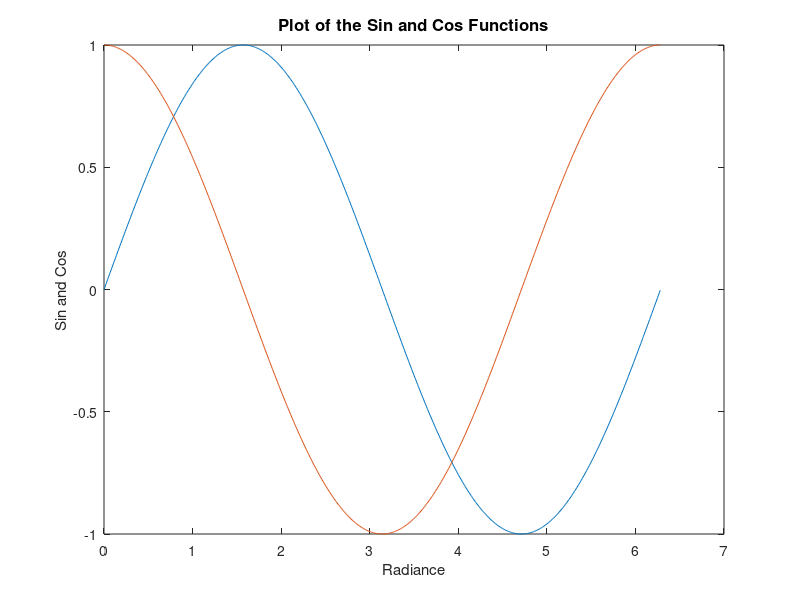

Reproduce this figure in MATLAB.
x=0:0.01:2*pi;
y=sin(x);
u=cos(x);
plot(x,y,x,u);
xlabel('Radiance');
ylabel('Sin and Cos');
title('Plot of the Sin and Cos Functions','FontSize',12);